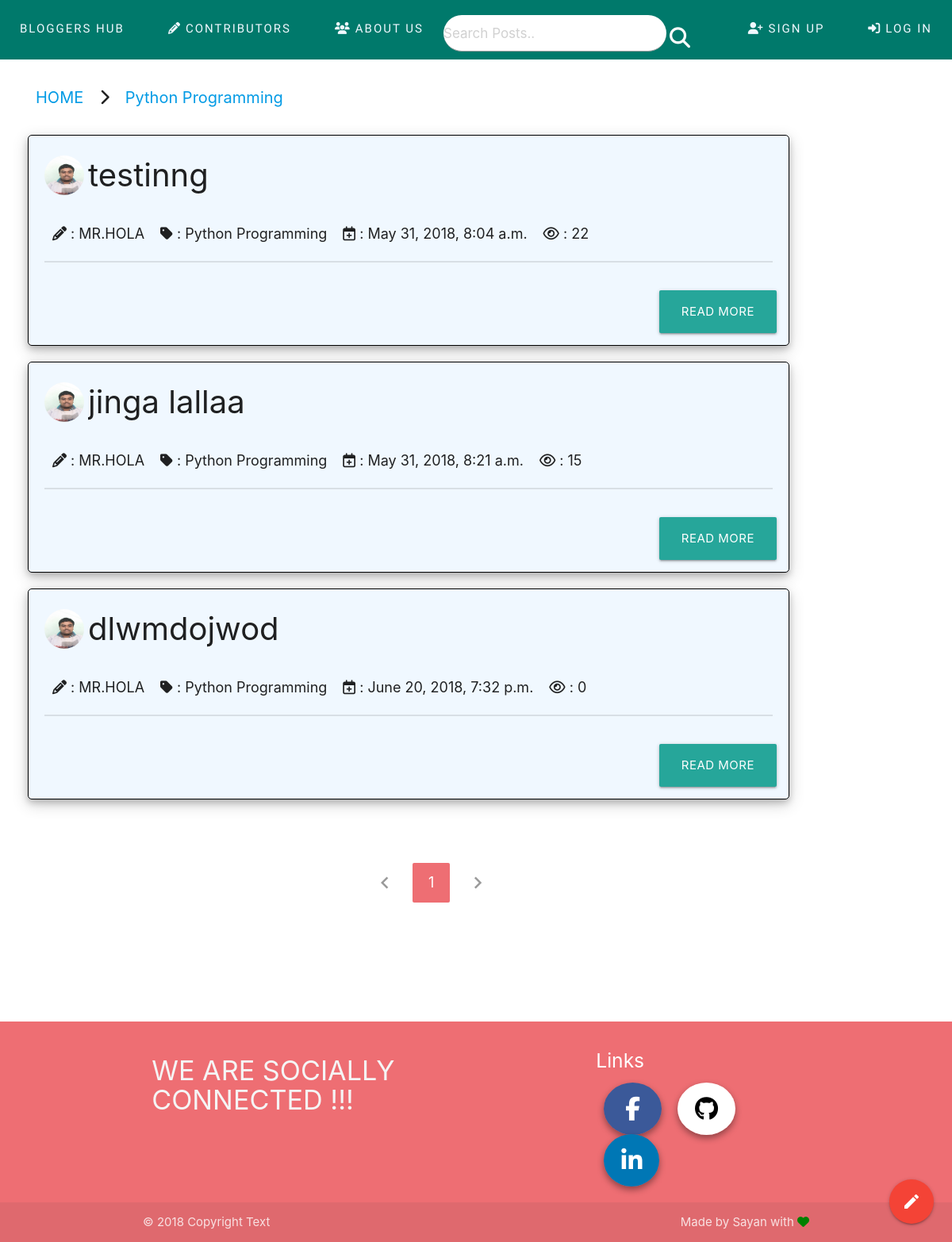
The page /posts/2/page=1/ on the database its author committed.
### posts/models.py (models this page shows, shortened)
class Topic(models.Model):
    topic_name=models.CharField(max_length=300,unique=True)
    genre= models.CharField(max_length=100,unique=True)
    topic_logo=models.FileField(default='default.png')
    def __str__(self):
        return self.topic_name

class Blogs(models.Model):
    topic= models.ForeignKey(Topic, on_delete=models.CASCADE)
    author=models.ForeignKey(Profile, null=True, blank=True)
    title=models.CharField(max_length=1000,unique=True)
    description=models.TextField()
    created_date = models.DateTimeField(default=timezone.now)
    published_date = models.DateTimeField(auto_now_add=True)
    views=models.IntegerField(default=0,editable=False)
    class Meta:
        ordering = ['-views']

class Profile(models.Model):
     user=models.OneToOneField(User,max_length=100,on_delete=models.CASCADE)
     mail=models.CharField(max_length=250,editable=False)
     phone=models.CharField(max_length=10)
     city=models.CharField(max_length=100)
     profile_pic=models.FileField(default='blank-profile-picture-973460_640.png')
     cover_pic=models.FileField(default='default-bigcover.jpg')
     def __str__(self):
         return self.user.username

### posts/views.py (the view)
# urls.py: url(r'^(?P<topic_id>[0-9]+)/page=(?P<page>[0-9]+)/$',views.detail, name='detail'),
def detail(request , topic_id, page):
    topic=get_object_or_404(Topic,pk=topic_id)
    all_blogs = topic.blogs_set.all()
    all_user=User.objects.all()
    contributors=[]
    for i in all_user:
        if len(Blogs.objects.filter(author=Profile.objects.get(user=i)))>0:
            contributors.append(i)
    paginator= Paginator(all_blogs, 5)
    try:
        all_blogs= paginator.page(page)
        pair={};i=0
        for blog in all_blogs.object_list:
            pair[i]=blog.description
            i+=1
    except PageNotAnInteger:
        all_blogs= paginator.page(1)
    except EmptyPage:
        all_blogs= paginator.page(paginator.num_pages)
    return render(request,'posts/detail.html',{'topic':topic,'all_blogs':all_blogs,'pair':json.dumps(pair),
    'all_user':contributors})

### posts/templates/posts/detail.html (shortened to what this page needs)
<html>
    <head>
            {%load static %}
{% include 'posts/base.html' %}
 <link rel="stylesheet" href="https://cdnjs.cloudflare.com/ajax/libs/materialize/1.0.0-beta/css/materialize.min.css">
 <link href="//cdn.quilljs.com/1.3.6/quill.snow.css" rel="stylesheet">
 <link href="//cdn.quilljs.com/1.3.6/quill.bubble.css" rel="stylesheet">
 {%load static %}
 <link rel="stylesheet" type="text/css" href="{% static 'posts/style3.css' %}">
 {% load static %}
    <link rel="stylesheet" type="text/css" href="{% static 'posts/style4.css' %}"/>
</head>
<body>
    <main>
    <ul class="path">
            <li><a href="{%url 'posts:index'%}">HOME </a></li>
            <li><i class="fa fa-chevron-right" aria-hidden="true"></i></li>
            <li><a href="">{{ topic.topic_name }}</a></li>
    </ul>
        {% for blog in all_blogs %}
            <div class="contents">
                <div class="title"><span class="pp_img"><img class="pp_side" src="{{blog.author.profile_pic.url}}"  width="50px" height="50px"></span><div class="blog_title">{{ blog.title }} </div></div>
                <div class="blog-details">
                    <ul>
                        <li><span><i class="fa fa-pencil" aria-hidden="true"></i></span> : {{ blog.author }}</li>
                        <li><span><i class="fa fa-tag" aria-hidden="true"></i></span> : {{ blog.topic }}</li>
                        <li><span><i class="fa fa-calendar-plus-o" aria-hidden="true"></i></span> : {{ blog.published_date }}</li>
                        <li><span><i class="fa fa-eye" aria-hidden="true"></i></span> :  {{ blog.views }}</li>
                    </ul>
                </div>
                <a class="waves-effect waves-light btn-large more" href="{%url 'posts:descriptions' blog.topic.id blog.id %}">READ MORE</a>
            </div>
        {% endfor %}
        </main>
    <ul class="pagination">
        {% if not all_blogs.has_previous %}
        <li class="waves-effect disabled"><a href="#!"><i class="material-icons">chevron_left</i></a></li>
        {% else %}
        <li class="waves-effect"><a href="{% url 'posts:detail' topic.id all_blogs.previous_page_number %}"><i class="material-icons">chevron_left</i></a></li>
         {% endif %}
        <li class="waves-effect active"><a href="">{{all_blogs.number}}</a></li>
        {% if not all_blogs.has_next %}
        <li class="waves-effect disabled"><a href="#!"><i class="material-icons">chevron_right</i></a></li>
        {% else %}
        <li class="waves-effect"><a href="{% url 'posts:detail' topic.id all_blogs.next_page_number %}"><i class="material-icons">chevron_right</i></a></li>
         {% endif %}
        </ul>
        {% include 'posts/footer.html' %}
</body>
</html>

### posts/static/posts/style.css (style rules this page uses)
body { background: white; background-size: cover; background-repeat: no-repeat; background-attachment: fixed ; background-position: center; margin: 0; padding: 0; }

### posts/static/posts/style3.css (style rules this page uses)
body { padding-top: 4em; }
.contents { position: relative; top: 6em; margin-left: auto; margin-right: auto; width: 95%; display: block; overflow: auto; background-color: aliceblue; display:block; box-shadow: 0 4px 8px 0 rgba(0, 0, 0, 0.2), 0 6px 20px 0 rgba(0, 0, 0, 0.19); border-radius: 5px; }
.blog-details { margin: 20px; display:block; height: 4em; border-bottom: 2px solid rgba(0,0,0,0.1); }
li { margin : auto; padding: 10px; float: left; font-size: 18px; }
.title { white-space: nowrap; font-size: 40px; margin-top: 20px; margin-right: 20px; display: block; overflow: hidden; text-overflow: ellipsis; }
.title span { margin-right:5px; margin-left:10px; }
.pp_side { border-radius: 50%; }
.pp_img,.blog_title { float: left; }
.blog_title { white-space: nowrap; font-size: 40px; width: 490px; display: block; overflow: hidden; text-overflow: ellipsis; }
.pp_img { margin-top: 5px; }
ul.path { margin-left: 35px; position: relative; top: 5.5em; }
ul.path li { float: left; font-size: 20px; text-align: center; }
ul.path li:nth-child(2),ul.path li:nth-child(4) { font-size: 20px; }

### posts/static/posts/style4.css (style rules this page uses)
body { padding-top:4em; }
.contents { position: relative; width: 80%; margin-top: 20px; border: 1px solid black; margin-left: 35px; }
.more { float: right; margin : 15px; }
.title { margin-left: 10px; }
ul.pagination { position: relative; width : 25%; height: 50px; margin:170px auto 50px auto; }
.pagination li { height: 50px; }
ul.path { margin-left: 35px; position: absolute; }
ul.path li { float: left; font-size: 20px; text-align: center; }
ul.path li:nth-child(2) { font-size: 20px; }

### posts/static/posts/style9.css (style rules this page uses)
ul li { margin: 0px; }

### rows shown on the page
Topic: topic_name "Python Programming"
Blogs: author.profile_pic (picture), title "testinng", author "MR.HOLA", topic "Python Programming", published_date "May 31, 2018, 8:04 a.m.", views "22"
Blogs: author.profile_pic (picture), title "jinga lallaa", author "MR.HOLA", topic "Python Programming", published_date "May 31, 2018, 8:21 a.m.", views "15"
Blogs: author.profile_pic (picture), title "dlwmdojwod", author "MR.HOLA", topic "Python Programming", published_date "June 20, 2018, 7:32 p.m.", views "0"

### other values the page prints
{{ all_blogs.number }} "1"
